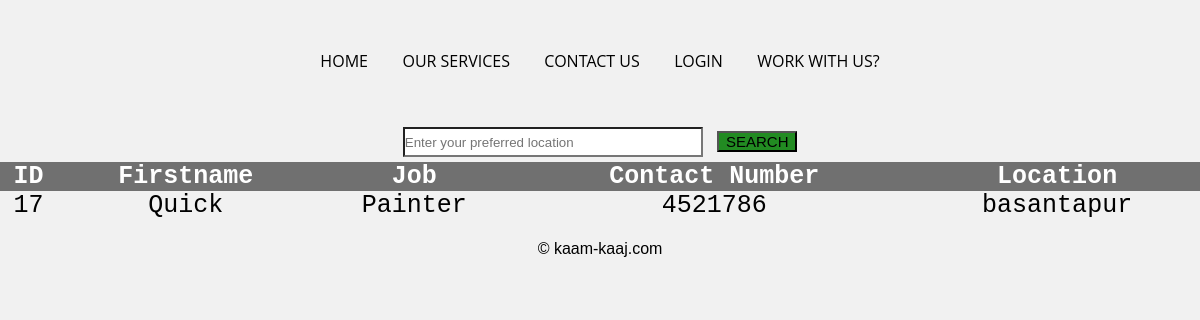
Page /painter.php on the committed database.
### tables this page shows
CREATE TABLE `form` (
  `ID` int(11) NOT NULL,
  `Fname` text NOT NULL,
  `Lname` text NOT NULL,
  `Uname` varchar(256) NOT NULL,
  `Password` varchar(256) NOT NULL,
  `Repassword` varchar(256) NOT NULL,
  `Job` varchar(256) NOT NULL,
  `Pnumber` bigint(255) NOT NULL,
  `Citizenship` bigint(255) NOT NULL,
  `Email` varchar(255) NOT NULL,
  `Location` varchar(255) NOT NULL
);

### painter.php (the view, shortened to what this page needs)
<?php include "nav-bar.php" ?>
<!DOCTYPE html>
<html>
		<head>
				<link rel="stylesheet" type="text/css" href="style.css">
		<html lang = "en" dir = "ltr">
		</head>
<body>
	<center>
	<div class="container5">
		<form action="searchdata-painter.php" method="POST">
		<input type="text" name="Location" placeholder="Enter your preferred location">
		<input type="submit" name="search" value="SEARCH">
	</form>
	</div>
	</center>
	<table>
		<tr>
			<th> ID </th>
			<th> Firstname </th>
			<th> Job</th>
			<th> Contact Number</th>
			<th> Location</th>
		</tr>
		<?php
		$con = mysqli_connect("localhost","root","","kaamkaaj");
		$sql= "SELECT ID, Fname, Job , Pnumber , Location from form where Job='Painter'";
		$result= $con-> query($sql);
		if($result-> num_rows >0){
			while ($row=$result-> fetch_assoc()){
				echo "<tr> <td>".$row["ID"]. "</td><td>" . $row["Fname"] . "</td> <td>".$row["Job"] ."</td><td>" . $row["Pnumber"] . "</td> <td>" . $row["Location"] . "</td> </tr>";
			}
			echo "</table>";
		}
		else {
			echo "Zero result";
		}
		?>
<div class = "footer-bottom">
      &copy; kaam-kaaj.com
    </div>
</body>
</html>

### style.css (style rules this page uses)
* { box-sizing: border-box; margin: 0; padding: 0; }
body { font-family: 'Poppins', sans-serif; background-color : #f1f1f1; }
.footer-bottom { background : #3434a40; color : black; height :50px; width : 100%; text-align : center; position : absolute; bottom : 0px; left : 0px; padding-top : 20px; position : relative; overflow : hidden; }
input[type=text] { margin: 5px; background: white; width:300px; height: 30px; position: right; }
input[value] { font-size:15px; }
input[type=submit] { margin: 5px; background: #228b22; width: 80px; height:auto; }
table { border-collapse: collapse; width:100%; color: black; font-family: monospace; font-size: 25px; text-align: center; }
table th { background-color: #707070; color:white; }
table tr:nth-child(odd) { background-color: white; }

### rows in the picture
form: ID "17", Fname "Quick", Job "Painter", Pnumber "4521786", Location "basantapur"
